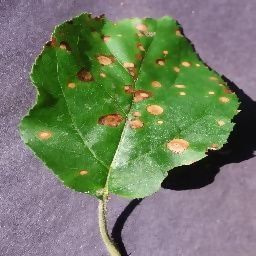
#> input picture 1_bilateral.jpg, 256 x 256 px, given in place of 3.jpg, which was not available
$ python watershed.py
#> lines starting #> are read from the running program, lines starting #| are printed output that depends on the picture; after the words box and inside, x2 and y2 are one past the last pixel; in counts of white or black regions, pixels touching at a corner belong together; pictures that were not available may be replaced by others from this repository, and a replacement may not be noted
import numpy as np
import cv2 as cv
import matplotlib.pyplot as plt
img = cv.imread ("3.jpg")
#> img is the input picture: shape (256, 256, 3); mean B, G, R 102, 125.8, 114.9

def CalcOfDamageLeaf (image_name):
#> called with image_name = '3.jpg'
    image = cv.imread(image_name)
    kernel = cv.getStructuringElement(cv.MORPH_ELLIPSE, (7, 7))
    image_erode = cv.erode(image, kernel)
    hsv_img = cv.cvtColor(image_erode, cv.COLOR_BGR2HSV)
#> hsv_img: shape (256, 256, 3); mean H, S, V 93, 112.2, 114
    markers = np.zeros((image.shape[0], image.shape[1]), dtype="int32")
    markers[90:140, 90:140] = 225
    markers[236:255, 0:20] = 1
    markers[0:20, 0:20] = 1
    markers[236:255, 236:255] = 1
    area_BGR = cv.watershed(image_erode, markers)
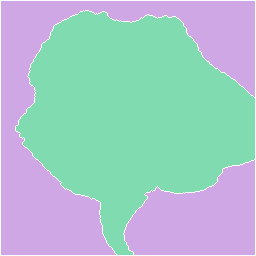
#> area_BGR: shape (256, 256) int32; 3 distinct labels, from -1 to 225; one colour per label, 0 black, -1 white
    healthy_part = cv.inRange(hsv_img, (36, 25, 25), (86, 255, 255))
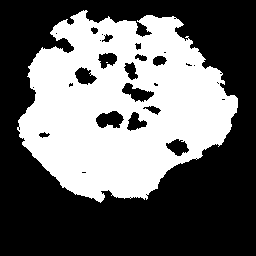
#> healthy_part: shape (256, 256); 41% white; 2 white regions (1 under 20 px), largest, box (x1, y1, x2, y2) and area: (17, 10, 238, 203) 26890
    sick_part = area_BGR - healthy_part

    mask = np.zeros_like(image, np.uint8)
    mask[area_BGR > 1] = (255, 0, 255)
    mask[sick_part > 1] = (0, 0, 255)
    return mask

filt1 = CalcOfDamageLeaf("3.jpg")

bilateral = cv.bilateralFilter(img, 5, 60, 60)
cv.imwrite("3_bilateral.jpg", bilateral)

filt2 = CalcOfDamageLeaf("1_bilateral.jpg")

GaussianBlur = cv.GaussianBlur(img, (5,5), 0)
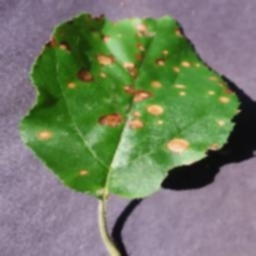
#> GaussianBlur: shape (256, 256, 3); mean B, G, R 102, 125.8, 114.9
cv.imwrite("3_GausseanBlur.jpg", GaussianBlur)

filt3 = CalcOfDamageLeaf("3_GausseanBlur.jpg")
#> call 3 of CalcOfDamageLeaf, with image_name = '3_GausseanBlur.jpg'
#> in CalcOfDamageLeaf (call 3), `image_erode = cv.erode(image, kernel)`:
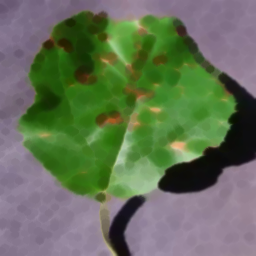
#> image_erode: shape (256, 256, 3); mean B, G, R 87.8, 112.6, 99.9
#> in CalcOfDamageLeaf (call 3), `hsv_img = cv.cvtColor(image_erode, cv.COLOR_BGR2HSV)`: hsv_img: shape (256, 256, 3); mean H, S, V 92.8, 101.5, 122.9
#> in CalcOfDamageLeaf (call 3), `area_BGR = cv.watershed(image_erode, markers)`: area_BGR: shape (256, 256) int32; 3 distinct labels, from -1 to 225
#> in CalcOfDamageLeaf (call 3), `healthy_part = cv.inRange(hsv_img, (36, 25, 25), (86, 255, 255))`: healthy_part: shape (256, 256); 42.6% white; 2 white regions (1 under 20 px), largest, box (x1, y1, x2, y2) and area: (16, 11, 240, 202) 27903
#> in CalcOfDamageLeaf (call 3), `sick_part = area_BGR - healthy_part`:
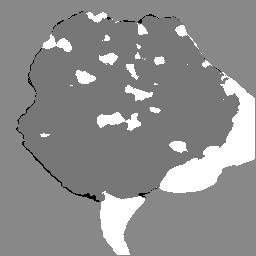
#> sick_part: shape (256, 256) int32; min -256, max 225, mean 12; drawn with min black and max white

Median = cv.medianBlur(img, ksize = 5)
cv.imwrite("Median.jpg", Median)

filt4 = CalcOfDamageLeaf("Median.jpg")
#> call 4 of CalcOfDamageLeaf, with image_name = 'Median.jpg'
#> in CalcOfDamageLeaf (call 4), `hsv_img = cv.cvtColor(image_erode, cv.COLOR_BGR2HSV)`: hsv_img: shape (256, 256, 3); mean H, S, V 93.2, 103.8, 123.2
#> in CalcOfDamageLeaf (call 4), `area_BGR = cv.watershed(image_erode, markers)`: area_BGR: shape (256, 256) int32; 3 distinct labels, from -1 to 225
#> in CalcOfDamageLeaf (call 4), `healthy_part = cv.inRange(hsv_img, (36, 25, 25), (86, 255, 255))`:
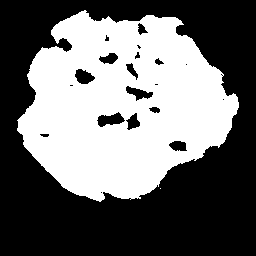
#> healthy_part: shape (256, 256); 42.9% white; 2 white regions (1 under 20 px), largest, box (x1, y1, x2, y2) and area: (17, 10, 239, 202) 28130

plt.imshow(filt1)
plt.show()

plt.imshow(filt2)
plt.show()

plt.imshow(filt3)
plt.show()

plt.imshow(filt4)
plt.show()
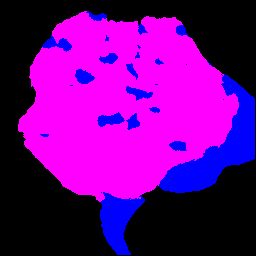
#> shown: shape (256, 256, 3); mean R, G, B 107.9, 0, 135.9
